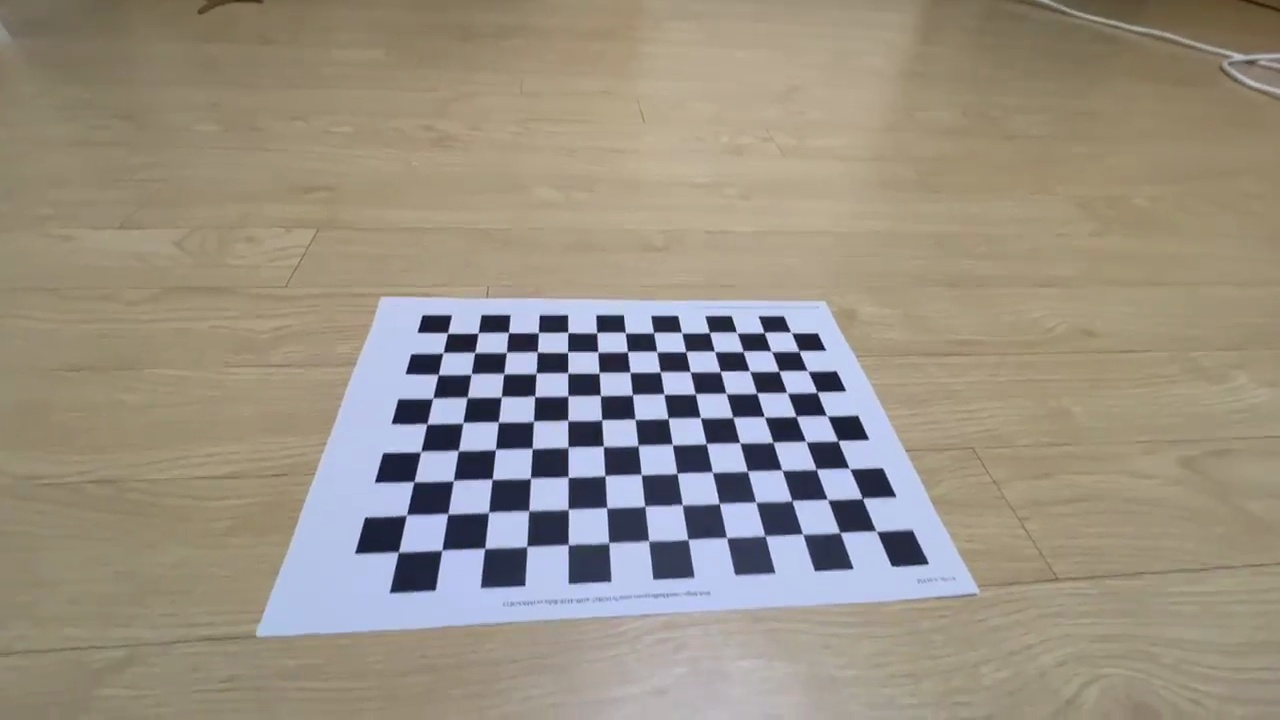
#> input picture calib_images/calib_001.jpg, 1280 x 720 px
$ python camera_calibration.py
#> lines starting #> are read from the running program, lines starting #| are printed output that depends on the picture
#> pass 3 of the loop in get_files, `for ext in extensions:`:
#> the loop made 6 passes; the first 3 are shown
import cv2 as cv
import numpy as np
import os
import glob

# =====================================================================
# Camera Calibration
# 체스보드 패턴을 이용한 카메라 캘리브레이션 프로그램
#
# [세 가지 사용 방법 — 자동 감지]
#
#   방법 A. 동영상에서 프레임 자동 추출 ← 핵심 추가 기능
#     1. videos/ 폴더에 동영상(mp4/mov/avi) 넣기
#     2. python camera_calibration.py 실행
#     → 각 동영상에서 균등하게 프레임 추출
#     → 체스보드 검출된 프레임만 골라 calib_images/ 에 저장
#     → 자동으로 캘리브레이션 실행
#
#   방법 B. 미리 찍은 사진 사용
#     1. calib_images/ 폴더에 사진(jpg/png) 넣기
#     2. python camera_calibration.py 실행
#
#   방법 C. 실시간 웹캠 캡처
#     1. videos/, calib_images/ 모두 비어있거나 없을 때
#     2. python camera_calibration.py 실행
#     → Space: 캡처 / Enter: 캘리브레이션 / ESC: 종료
#
# [자동 생성 파일/폴더]
#   calib_images/       ← 추출/캡처된 체스보드 이미지
#   results/K.npy       ← 카메라 행렬
#   results/dist.npy    ← 왜곡 계수
# =====================================================================

# ── 설정값 ──────────────────────────────────────────────────────────
BOARD_PATTERN    = (9, 6)          # 체스보드 내부 코너 수 (가로, 세로)
BOARD_CELL_SIZE  = 0.025           # 체스보드 한 칸 크기 [m]
MIN_IMAGES       = 10              # 캘리브레이션 최소 이미지 수
TARGET_IMAGES    = 25              # 동영상에서 추출할 목표 이미지 수
VIDEOS_DIR       = 'videos'        # 동영상 입력 폴더
CALIB_IMG_DIR    = 'calib_images'  # 체스보드 이미지 저장 폴더
RESULTS_DIR      = 'results'       # 캘리브레이션 결과 저장 폴더
VIDEO_EXTENSIONS = ('*.mp4', '*.mov', '*.avi', '*.MP4', '*.MOV', '*.AVI')
IMG_EXTENSIONS   = ('*.jpg', '*.jpeg', '*.png', '*.JPG', '*.JPEG', '*.PNG')
# ────────────────────────────────────────────────────────────────────


# ── 공통 유틸 ────────────────────────────────────────────────────────

def make_obj_pts():
    """3D 체스보드 기준점 생성 (Z=0 평면)"""
    return np.array(
        [[c, r, 0] for r in range(BOARD_PATTERN[1])
                   for c in range(BOARD_PATTERN[0])],
        dtype=np.float32
    ) * BOARD_CELL_SIZE


def detect_corners(gray):
    """체스보드 코너 검출 + 서브픽셀 정제. 실패 시 None 반환"""

    # ── 멀티스케일 검출: 원본 → 1.5x → 2x 순으로 시도 ──────────
    scales = [1.0, 1.5, 2.0]

    for scale in scales:
        if scale == 1.0:
            resized = gray
        else:
            h, w = gray.shape
            resized = cv.resize(gray, (int(w*scale), int(h*scale)),
                                interpolation=cv.INTER_LINEAR)

        found, corners = cv.findChessboardCorners(
            resized, BOARD_PATTERN,
            # ↓ 추가: 더 적극적으로 탐색하는 플래그
            flags=cv.CALIB_CB_ADAPTIVE_THRESH +
                  cv.CALIB_CB_NORMALIZE_IMAGE +
                  cv.CALIB_CB_FAST_CHECK
        )

        if found:
            # 확대된 좌표를 원본 크기로 되돌리기
            if scale != 1.0:
                corners = corners / scale

            # 서브픽셀 정제는 원본 이미지 기준으로
            corners = cv.cornerSubPix(
                gray, corners, (11, 11), (-1, -1),
                criteria=(cv.TERM_CRITERIA_EPS + cv.TERM_CRITERIA_MAX_ITER, 30, 0.001)
            )
            return corners

    return None


# [151 lines left out: functions run_calibration, save_results, get_rotation_from_exif, rotate_frame, extract_frames_from_video, run_calibration_from_videos, not called in this run]


# ── 방법 B: 이미지 파일 직접 사용 ───────────────────────────────────

def run_calibration_from_images(image_files):
    """방법 B: calib_images/ 의 이미지 파일로 캘리브레이션"""
    print(f'\n[방법 B] calib_images/ 에서 {len(image_files)}장 이미지 로드')

    obj_pts    = make_obj_pts()
    obj_points = []
    img_points = []
    img_size   = None
    failed     = []

    for i, fpath in enumerate(image_files):
        img = cv.imread(fpath)
#> img is the input picture: shape (720, 1280, 3); mean B, G, R 132.7, 145.6, 153.9
        if img is None:
            print(f'  [{i+1:2d}] ❌ 읽기 실패 → {os.path.basename(fpath)}')
            failed.append(fpath)
            continue

        gray    = cv.cvtColor(img, cv.COLOR_BGR2GRAY)
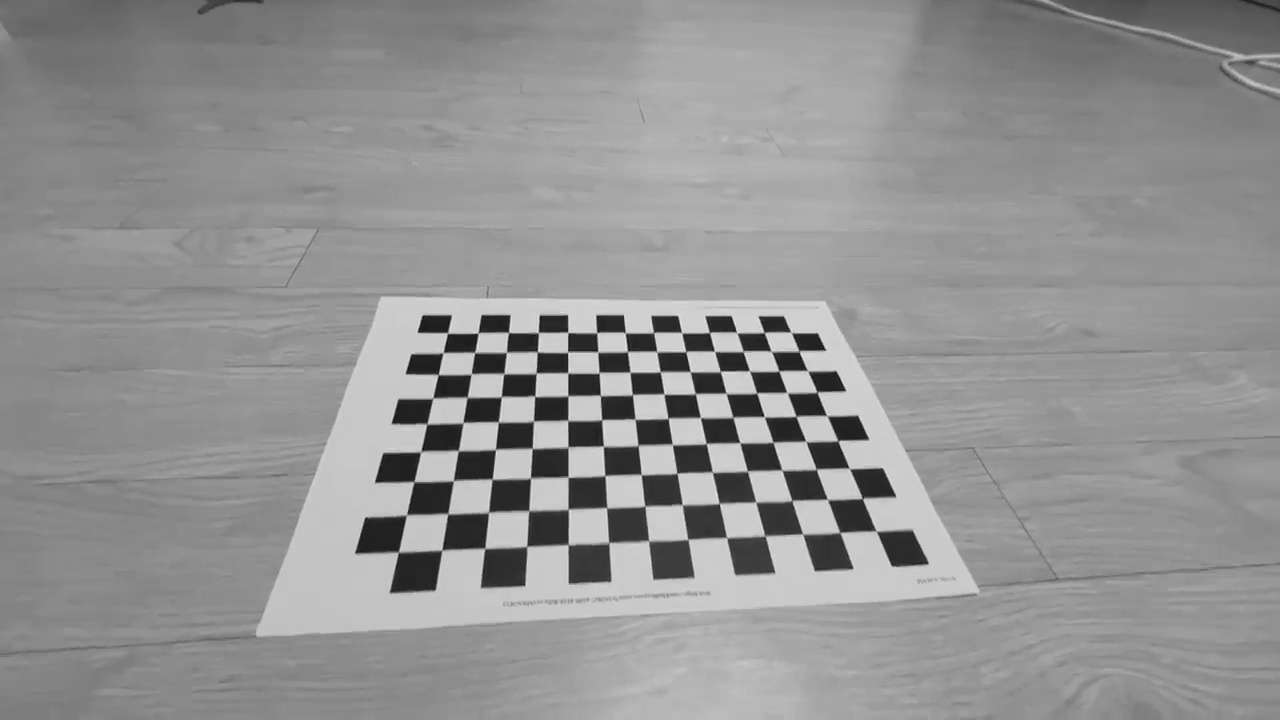
#> gray: shape (720, 1280); min 7, max 233, mean 146.6
        corners = detect_corners(gray)
#> the loop in detect_corners, `for scale in scales:` made 3 passes
#> found on passes 1 to 3: False, False, True
#> corners = 54 rows, first 8: [653.5, 332.6], [656.8, 351.6], [660.2, 371.8], [664, 394.1], [668.1, 418.3], [672.3, 444.5], [676.9, 473.4], [682.2, 504.5]

        if img_size is None:
            img_size = (img.shape[1], img.shape[0])
#> img_size = (1280, 720)
#> pass 3 of the loop in run_calibration_from_images, `for i, fpath in enumerate(image_files):`:
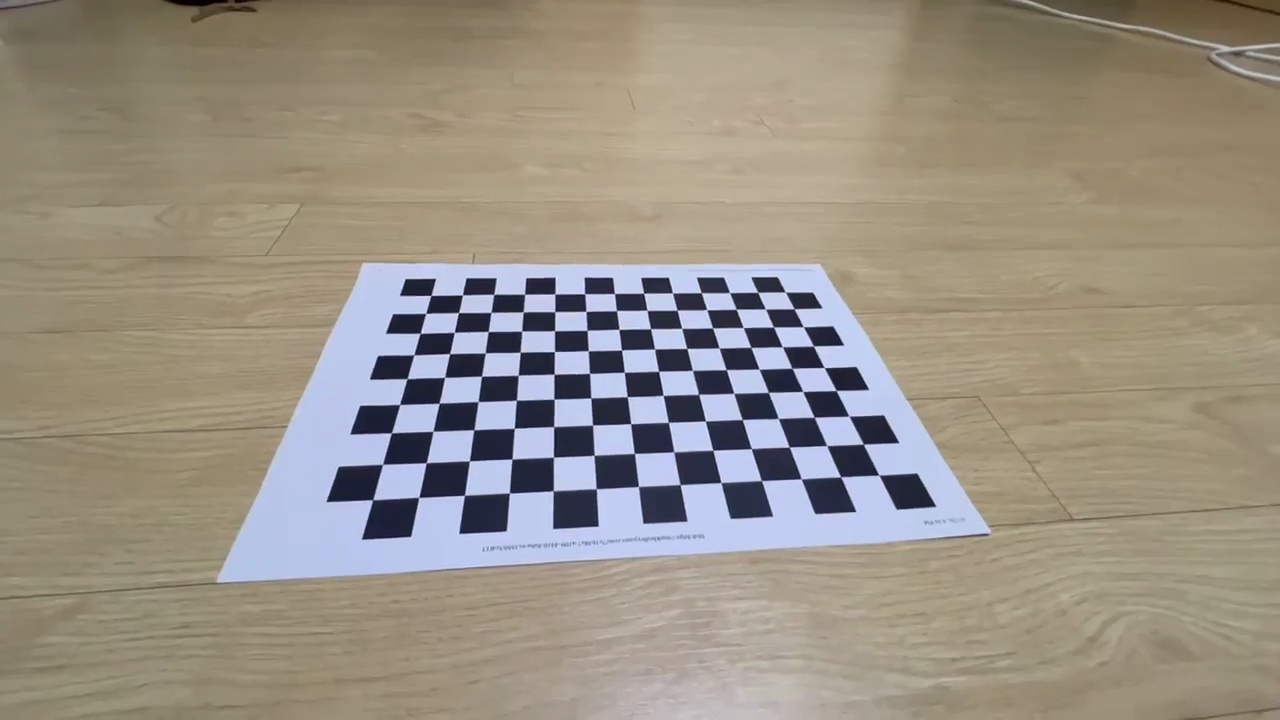
#> input picture calib_images/calib_002.jpg, 1280 x 720 px
#> in run_calibration_from_images, img is the input picture: shape (720, 1280, 3); mean B, G, R 132, 144.8, 153.2
#> in run_calibration_from_images, `gray    = cv.cvtColor(img, cv.COLOR_BGR2GRAY)`:
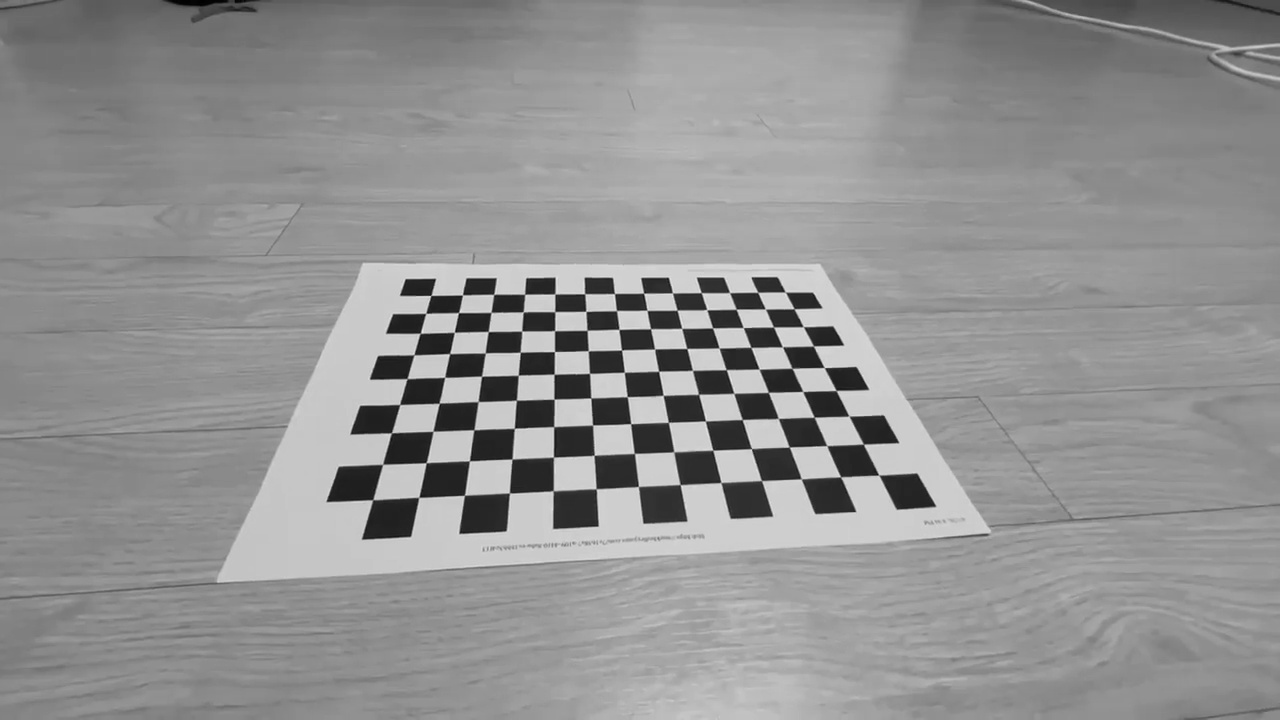
#> gray: shape (720, 1280); min 1, max 238, mean 145.9
#> corners = 54 rows, first 8: [643.7, 293.2], [647, 310.3], [650.5, 328.7], [654.5, 349], [658.6, 371.2], [663.2, 395.3], [668.4, 422.3], [673.8, 451.8]
#> the loop made 6 passes; the first 3 are shown

        if corners is not None:
            obj_points.append(obj_pts)
            img_points.append(corners)
            print(f'  [{i+1:2d}] ✅ 검출 성공 → {os.path.basename(fpath)}')
        else:
            print(f'  [{i+1:2d}] ⚠️  체스보드 미검출 → {os.path.basename(fpath)}')
            failed.append(fpath)

    print(f'\n  성공: {len(obj_points)}장 / 전체: {len(image_files)}장')

    if len(obj_points) < MIN_IMAGES:
        print(f'\n❌ 유효 이미지 부족: {len(obj_points)}장 (최소 {MIN_IMAGES}장 필요)')
        return

    run_calibration(obj_points, img_points, img_size)


# ── 방법 C: 실시간 웹캠 ──────────────────────────────────────────────

# [87 lines left out: function run_calibration_from_webcam, not called in this run]


# ── 메인 ─────────────────────────────────────────────────────────────

def get_files(directory, extensions):
    """폴더에서 확장자에 맞는 파일 목록 반환"""
    if not os.path.exists(directory):
        return []
    files = []
    for ext in extensions:
        files += glob.glob(os.path.join(directory, ext))
    return sorted(files)


def main():
    print('=' * 55)
    print('  📷 Camera Calibration 시작')
    print('=' * 55)
    print(f'  체스보드: {BOARD_PATTERN[0]}x{BOARD_PATTERN[1]} 내부 코너')
    print(f'  목표 이미지: {TARGET_IMAGES}장 (최소 {MIN_IMAGES}장)\n')

    video_files = get_files(VIDEOS_DIR,    VIDEO_EXTENSIONS)
    image_files = get_files(CALIB_IMG_DIR, IMG_EXTENSIONS)

    if video_files:
        # 방법 A: 동영상 우선
        print(f'  videos/ 에서 {len(video_files)}개 동영상 발견 → 방법 A 실행')
        run_calibration_from_videos(video_files)

    elif image_files:
        # 방법 B: 이미지 파일
        print(f'  calib_images/ 에서 {len(image_files)}장 발견 → 방법 B 실행')
        run_calibration_from_images(image_files)

    else:
        # 방법 C: 웹캠
        print('  videos/, calib_images/ 모두 비어있음 → 방법 C (웹캠) 실행')
        run_calibration_from_webcam()


if __name__ == '__main__':
    main()
